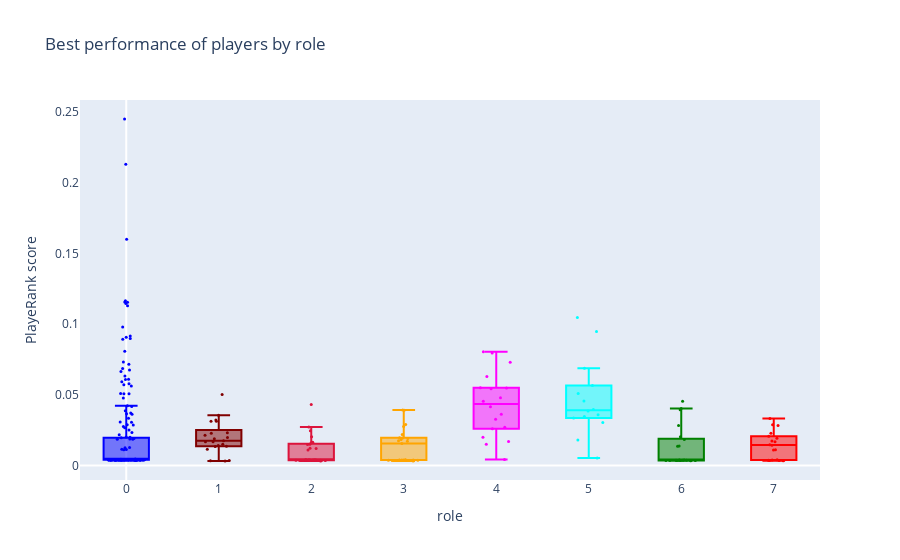

The cell this chart's notebook holds for it:
### Code cell
import plotly.graph_objs as go
import plotly.offline as py
import pandas as pd
import json
colors = ['blue', 'green', 'red', 'cyan', 'magenta', 'maroon', 'crimson', 'orange']
    
cluster2color = {cluster: color for cluster, color in zip(grouped['roleCluster'].unique(), colors)}

traces = []
for cluster in grouped['roleCluster'].unique():
 
  trace = go.Box(
              y=grouped[grouped['roleCluster'] == cluster]['ratings_mean'].values,
              boxpoints='all',
              jitter=0.8,
              pointpos=0,
              name=cluster,
              text=grouped[grouped['roleCluster'] == cluster]['shortName'],
              marker=dict(color=cluster2color[cluster], size=3),
              hoverinfo='text'
          )
  traces.append(trace)

  
figure=go.Figure(
                  data=traces,
                  layout=go.Layout(
                      title='Best performance of players by role',
                      xaxis=dict(title="role", zeroline=True, showgrid=False,
                                 zerolinewidth=2),
                      yaxis=dict(title="PlayeRank score", zeroline=True, showgrid=False),
                      showlegend=False,
                      # autosize=True,
                  ),
              )

py.iplot(figure)

### Figure 1 — Plotly figure (JSON) as saved in the notebook; plotly's stock layout.template omitted (floating-point values rounded to 4 significant figures; data arrays with more than 128 entries replaced by an {"elided": "..."} marker saying what was removed)
{"data": [{"boxpoints": "all", "hoverinfo": "text", "jitter": 0.8, "marker": {"color": "blue", "size": 3}, "name": "0.0", "pointpos": 0, "text": {"elided": "194 str values"}, "type": "box", "y": {"elided": "194 float values"}}, {"boxpoints": "all", "hoverinfo": "text", "jitter": 0.8, "marker": {"color": "green", "size": 3}, "name": "6.0", "pointpos": 0, "text": ["S. de Vrij", "B. Nuytinck", "João Miranda", "F. Fazio", "N. Burdisso", "G. Chiellini", "Juan Jesus", "F. Acerbi", "A. Masiello", "D. Astori", "Felipe", "A. Gamberini", "E. Moretti", "M. Capuano", "F. Ceccherini", "G. Ferrari", "K. Koulibaly", "E. Zukanović", "F. Helander", "A. Romagnoli", "Samir"], "type": "box", "y": [0.03933, 0.01836, 0.003659, 0.02822, 0.003387, 0.003786, 0.003673, 0.003411, 0.04545, 0.01368, 0.01356, 0.003864, 0.003543, 0.00362, 0.003705, 0.02025, 0.04033, 0.003342, 0.003513, 0.003503, 0.00349]}, {"boxpoints": "all", "hoverinfo": "text", "jitter": 0.8, "marker": {"color": "red", "size": 3}, "name": "7.0", "pointpos": 0, "text": ["Albiol", "L. Bonucci", "M. Benatia", "Danilo", "D. Dainelli", "B. Salamon", "M. Silvestre", "F. Ceccherini", "A. Caracciolo", "N. N'Koulou", "B. Djimsiti", "G. Pezzella", "K. Manolas", "G. González", "D. Rugani", "M. Škriniar", "F. Vicari", "F. Romagna"], "type": "box", "y": [0.02067, 0.02816, 0.01919, 0.01434, 0.003452, 0.003522, 0.01116, 0.01675, 0.01457, 0.0173, 0.003848, 0.01088, 0.02272, 0.003293, 0.03312, 0.02869, 0.003956, 0.003684]}, {"boxpoints": "all", "hoverinfo": "text", "jitter": 0.8, "marker": {"color": "cyan", "size": 3}, "name": "5.0", "pointpos": 0, "text": ["José Callejón", "Iago Falqué", "Suso", "A. Candreva", "A. Barberis", "J. Iličić", "P. Schiattarella", "A. Cerci", "M. Benassi", "Allan", "L. Castro", "A. Petagna", "F. Kessié", "F. Chiesa"], "type": "box", "y": [0.06881, 0.09485, 0.05646, 0.00517, 0.03459, 0.1046, 0.01798, 0.04556, 0.03963, 0.03357, 0.05082, 0.03585, 0.03857, 0.03044]}, {"boxpoints": "all", "hoverinfo": "text", "jitter": 0.8, "marker": {"color": "magenta", "size": 3}, "name": "4.0", "pointpos": 0, "text": ["D. Perotti", "I. Perišić", "M. Mandžukić", "H. Çalhanoğlu", "S. El Shaarawy", "P. Hetemaj", "G. Bonaventura", "A. Gómez", "M. Hamšík", "L. Insigne", "A. Stoian", "A. Duncan", "B. Matuidi", "R. Freuler", "P. Zieliński", "K. Linetty", "S. Milinković-Savić", "J. Jankto"], "type": "box", "y": [0.05475, 0.08041, 0.04791, 0.04548, 0.03258, 0.01694, 0.07305, 0.05497, 0.05431, 0.06286, 0.01988, 0.004187, 0.01496, 0.04147, 0.02693, 0.03625, 0.07954, 0.02593]}, {"boxpoints": "all", "hoverinfo": "text", "jitter": 0.8, "marker": {"color": "maroon", "size": 3}, "name": "1.0", "pointpos": 0, "text": ["Borja Valero", "Lucas Leiva", "T. Rincón", "D. De Rossi", "M. Pjanić", "F. Viviani", "L. Cigarini", "V. Behrami", "Miguel Veloso", "Jorginho", "I. Radovanović", "F. Magnanelli", "N. Viola", "L. Biglia", "M. Badelj", "E. Pulgar", "M. Vecino", "R. Gagliardini", "D. Cataldi", "R. Mandragora", "L. Torreira"], "type": "box", "y": [0.01332, 0.01882, 0.003237, 0.01492, 0.05016, 0.03125, 0.02309, 0.01672, 0.01736, 0.02132, 0.0115, 0.003115, 0.01966, 0.01363, 0.02276, 0.0313, 0.03542, 0.003415, 0.01665, 0.01406, 0.03222]}, {"boxpoints": "all", "hoverinfo": "text", "jitter": 0.8, "marker": {"color": "crimson", "size": 3}, "name": "2.0", "pointpos": 0, "text": ["A. Kolarov", "C. Molinaro", "R. Rodríguez", "S. Padoin", "M. Gobbi", "Ş. Radu", "S. Lulić", "K. Asamoah", "F. Peluso", "N. Murru", "C. Biraghi", "Mário Rui", "B. Martella", "S. Souprayen", "J. Lukaku", "Alex Sandro", "I. Strinić", "D. Laxalt", "Ali Adnan", "F. Costa", "F. Mattiello", "L. Spinazzola", "A. Masina", "R. Gosens", "M. Fares"], "type": "box", "y": [0.02035, 0.003682, 0.01097, 0.003649, 0.003657, 0.004021, 0.01477, 0.00389, 0.01599, 0.003615, 0.01194, 0.02447, 0.01206, 0.003455, 0.01504, 0.04308, 0.003993, 0.02717, 0.003583, 0.003672, 0.003748, 0.003984, 0.003182, 0.01635, 0.003512]}, {"boxpoints": "all", "hoverinfo": "text", "jitter": 0.8, "marker": {"color": "orange", "size": 3}, "name": "3.0", "pointpos": 0, "text": ["I. Abate", "A. Rosi", "S. Lichtsteiner", "D. Faraoni", "L. De Silvestri", "E. Hysaj", "D. D'Ambrosio", "M. Sampirisi", "F. Cacciatore", "V. Laurini", "I. M'baye", "A. Florenzi", "S. Widmer", "J. Stryger Larsen", "B. Bereszyński", "D. Lazović", "João Cancelo", "P. Faragò", "M. Lazzari", "A. Marušić", "D. Calabria", "H. Hateboer", "Pol Lirola"], "type": "box", "y": [0.01934, 0.003156, 0.003764, 0.02747, 0.03908, 0.003691, 0.0174, 0.003713, 0.02183, 0.003496, 0.003621, 0.003876, 0.03921, 0.01836, 0.003814, 0.003913, 0.01545, 0.01963, 0.01896, 0.02899, 0.01711, 0.003756, 0.003822]}], "layout": {"showlegend": false, "title": {"text": "Best performance of players by role"}, "xaxis": {"showgrid": false, "title": {"text": "role"}, "zeroline": true, "zerolinewidth": 2}, "yaxis": {"showgrid": false, "title": {"text": "PlayeRank score"}, "zeroline": true}}}
